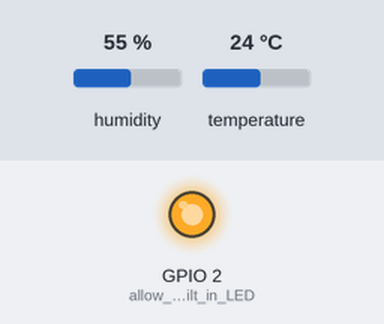
The sketch below on a simulated ESP8266 (NodeMCU). On the bench: output pins drawn as LEDs (lit = HIGH). The inputs (shaded band) are chosen by the test bench; at power-on: humidity 55 %, temperature 24 °C. WiFi joins after 1.5 s; servers stay silent unless stated; uploads are accepted with an empty reply; what the sketch prints to the serial monitor is not drawn.

Above: at 6.5 s.
At 11.63 s:
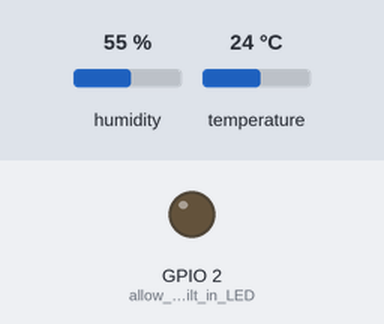
Timing chart, 0 to 14.8 s (numbered marks = the images above):
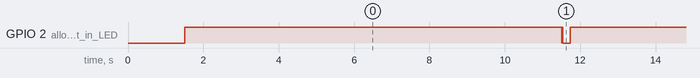

The sketch:

esp_temp_poster.ino
```cpp
#include <ESP8266HTTPClient.h>
#include <ESP8266WiFi.h>
#include "DHT.h"

#define DHTPIN 12       // what digital pin we're connecting our temp sensor to
#define DHTTYPE DHT11   // DHT 11 Temp & Humidity sensor

DHT dht(DHTPIN, DHTTYPE);

// BEGIN USER SETTINGS
int ident = 1;
int waittime = 10000; // in ms
boolean flash_http = true;
boolean flash_loop = true;

char phplocation[] = "http://url/gettemppost.php";
char wifiSSID[] = "wifi-ssid";
char wifiPass[] = "wifi-password";
// END USER SETTINGS


void setup() {
    pinMode(2, OUTPUT);                     // allow use of built in LED
    pinMode(LED_BUILTIN, OUTPUT);           // allow use of built in LED

    Serial.begin(115200);                   //Serial connection
    WiFi.begin(wifiSSID, wifiPass);         //WiFi connection

    Serial.println("");
    Serial.print("Waiting for connection");

    while (WiFi.status() != WL_CONNECTED) {  //Wait for the WiFI connection completion
        delay(100);
        Serial.print(".");
    }

    Serial.println("");
    dht.begin();
    digitalWrite(2,HIGH);
}


void loop() {

    delay(waittime);
    digitalWrite(LED_BUILTIN,LOW);

    if(flash_loop){
        delay(10);
        digitalWrite(LED_BUILTIN,HIGH);
    }

    if(WiFi.status() == WL_CONNECTED){     // Check WiFi connection status

        digitalWrite(2,HIGH);                // Ensure blue LED off

        float h = dht.readHumidity();        // Reading temperature or humidity takes about 250 milliseconds
        float t = dht.readTemperature();     // Read temperature as Celsius

        // Input sanitation code (don't log if bad data)
        if (isnan(h) || isnan(t)) {
            Serial.print("Failed to read from DHT sensor!");
            return;
        }

        // debugging code
        Serial.print("Temp (C) = ");
        Serial.println(t);
        Serial.print("Humidity (%) = ");
        Serial.println(h);

        // Add your sensor to the `postdata` here
        String postdata =     "ident="  + String(ident);
        postdata = postdata + "&humid=" + String(h);
        postdata = postdata + "&temp="  + String(t);

        if (flash_http){
            digitalWrite(2,LOW);                 // HTTP Flash START
        }

        HTTPClient http;                     // Declare object of class HTTPClient

        http.begin(phplocation);             // Specify request destination
        http.addHeader("Content-Type", "application/x-www-form-urlencoded");    // Specify content-type header

        int httpCode = http.POST(postdata);  // Send the request
        String payload = http.getString();   // Get the response payload

        // SERVER STATUS REPLY
        Serial.print("HttpCode: ");
        Serial.println(httpCode);            // Print HTTP return code

        // SERVER REPLY - use this to pass vars back
        Serial.print("Payload: ");
        Serial.println(payload);             // Print request response payload

        http.end();                          // Close connection

        if (flash_http){
            digitalWrite(2,HIGH);                // HTTP Flash END
        }

    }else{
        digitalWrite(2,LOW);                // Hold WIFI module light on when fault occurs
        Serial.println("Error in WiFi connection");
    }
}
```

Measured:
- by itself, GPIO 2 (allow_use_of_built_in_LED): repeats every 10.2 s: HIGH 0.02 s, LOW 0.20 s, HIGH 10.0 s, LOW 0.01 s
